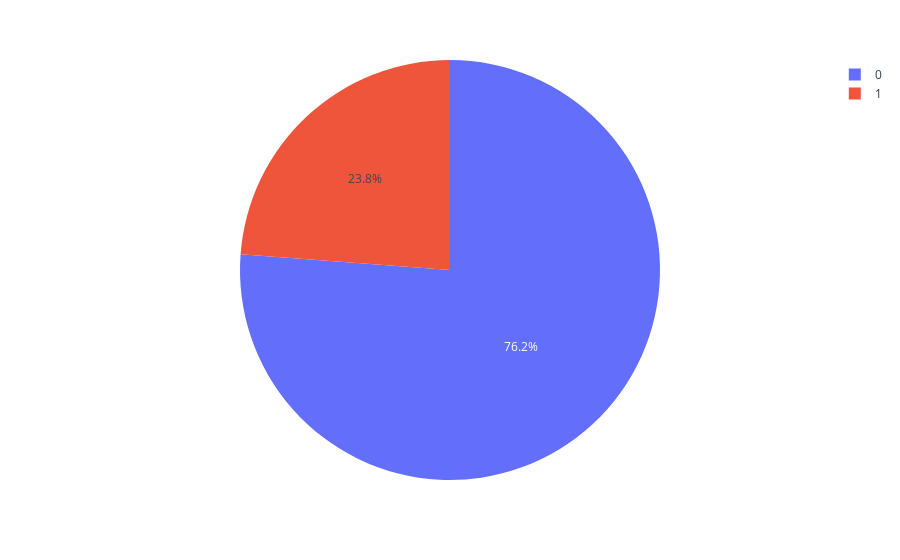

Notebook source saved alongside this figure:
### Code cell
fig = px.pie(Y_train, names="LoanApproved")
fig.show()

### Figure 1 — Plotly figure (JSON) as saved in the notebook; plotly's stock layout.template omitted (floating-point values rounded to 4 significant figures; data arrays with more than 128 entries replaced by an {"elided": "..."} marker saying what was removed)
{"data": [{"domain": {"x": [0, 1], "y": [0, 1]}, "hovertemplate": "LoanApproved=%{label}<extra></extra>", "labels": {"elided": "16000 int values"}, "legendgroup": "", "name": "", "showlegend": true, "type": "pie"}], "layout": {"legend": {"tracegroupgap": 0}, "margin": {"t": 60}}}
